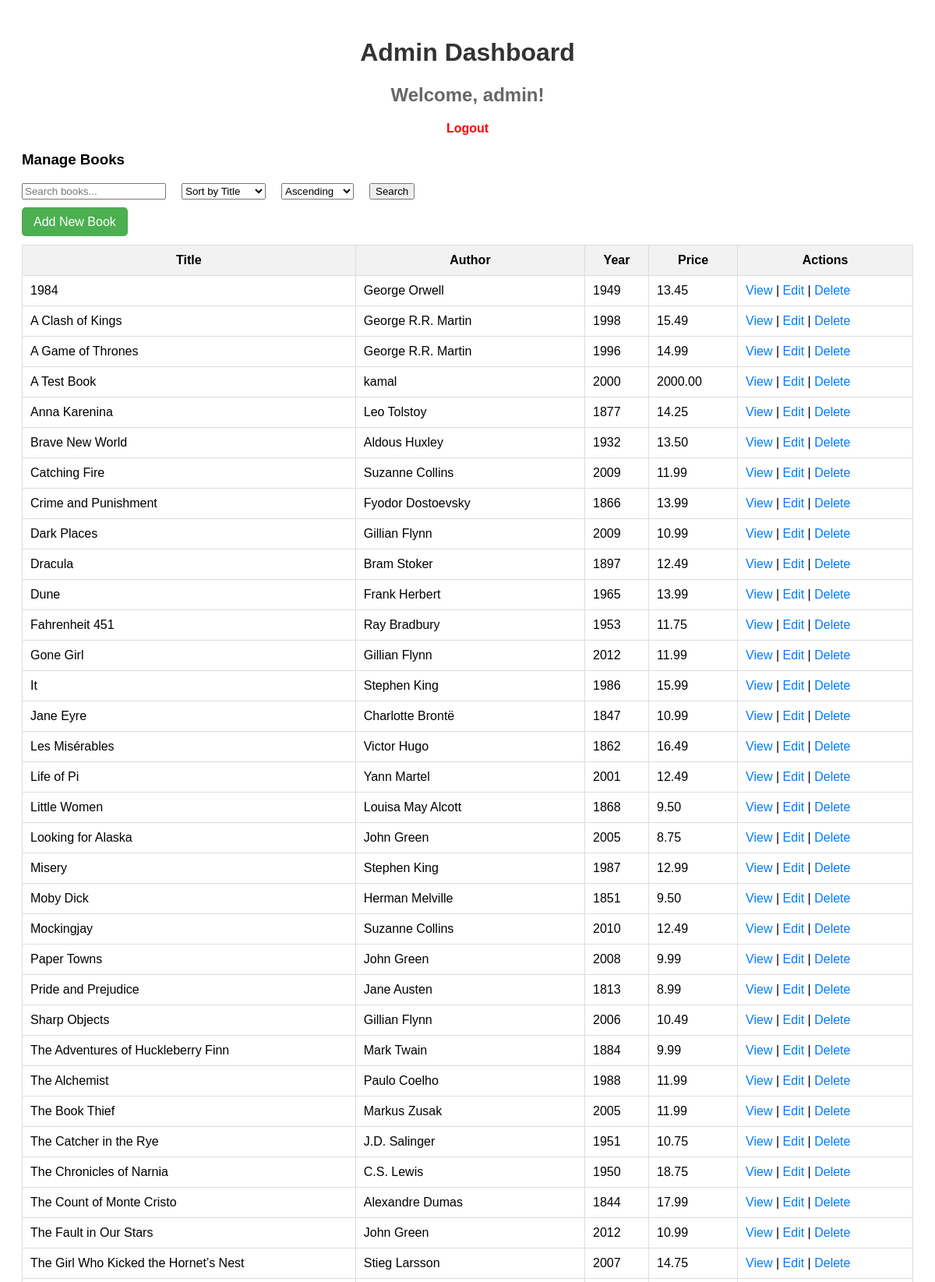
/admin_dashboard.php (signed in, upper part), run on the app's committed database.
### tables this page shows
CREATE TABLE `books` (
  `book_id` int(11) NOT NULL,
  `title` varchar(255) NOT NULL,
  `author` varchar(255) NOT NULL,
  `publication_year` int(4) NOT NULL,
  `price` decimal(10,2) NOT NULL,
  `image` varchar(255) DEFAULT NULL
);

### admin_dashboard.php (the view, shortened to what this page needs)
<?php
require_once 'db_connect.php';
$bookSearch = isset($_GET['book_search']) ? $_GET['book_search'] : '';
$bookSort = isset($_GET['book_sort']) ? $_GET['book_sort'] : 'title';
$bookDirection = isset($_GET['book_direction']) && $_GET['book_direction'] == 'desc' ? 'DESC' : 'ASC';
$bookQuery = "SELECT * FROM Books WHERE title LIKE :book_search OR author LIKE :book_search ORDER BY $bookSort $bookDirection";
$bookStmt = $pdo->prepare($bookQuery);
$bookStmt->execute([':book_search' => "%$bookSearch%"]);
?>
<!DOCTYPE html>
<html lang="en">
<head>
    <link rel="stylesheet" href="admin_dashboard.css">
</head>
<body>
<header>
    <h1>Admin Dashboard</h1>
    <h2>Welcome, <?= htmlspecialchars($_SESSION['username']); ?>!</h2>
    <nav><a href="logout.php" class="logout-btn">Logout</a></nav>
</header>
<div class="container">
    <section class="manage-section">
        <h3>Manage Books</h3>
        <div class="search-sort">
            <form action="" method="get" style="display: flex; gap: 20px;">
                <input type="text" name="book_search" placeholder="Search books..." value="<?= htmlspecialchars($bookSearch) ?>" />
                <select name="book_sort">
                    <option value="title" <?= $bookSort == 'title' ? 'selected' : '' ?>>Sort by Title</option>
                </select>
                <select name="book_direction">
                    <option value="asc" <?= $bookDirection == 'ASC' ? 'selected' : '' ?>>Ascending</option>
                </select>
                <button type="submit">Search</button>
            </form>
        </div>
        <div class="add-links">
            <a href="add_book.php" class="add-link">Add New Book</a>
        </div>
<table class="admin-table">
    <thead>
        <tr><th>Title</th><th>Author</th><th>Year</th><th>Price</th><th>Actions</th></tr>
    </thead>
    <tbody>
        <?php while ($book = $bookStmt->fetch()): ?>
            <tr>
                <td><?= htmlspecialchars($book['title']) ?></td>
                <td><?= htmlspecialchars($book['author']) ?></td>
                <td><?= htmlspecialchars($book['publication_year']) ?></td>
                <td><?= htmlspecialchars($book['price']) ?></td>
                <td>
                    <a href="view_book.php?book_id=<?= $book['book_id'] ?>" class="action-link">View</a> |
                    <a href="edit_book.php?book_id=<?= $book['book_id'] ?>" class="action-link">Edit</a> |
                    <a href="delete_book.php?book_id=<?= $book['book_id'] ?>" class="action-link" onclick="return confirm('Are you sure you want to delete this book?')">Delete</a>
                </td>
            </tr>
        <?php endwhile; ?>
    </tbody>
</table>
    </section>
</div>
</body>
</html>

### admin_dashboard.css (style rules this page uses)
body { font-family: Arial, sans-serif; padding: 20px; }
header { text-align: center; margin-bottom: 20px; }
h1 { font-size: 2em; color: #333; }
h2 { color: #666; }
nav a.logout-btn { color: red; font-weight: bold; text-decoration: none; }
.container { margin-top: 20px; }
.manage-section { margin-bottom: 40px; }
.add-links { margin-bottom: 20px; }
.add-link { background-color: #4CAF50; color: white; padding: 10px 15px; text-decoration: none; border-radius: 5px; }
.search-sort { margin-bottom: 20px; }
.admin-table { width: 100%; border-collapse: collapse; }
.admin-table th, .admin-table td { padding: 10px; border: 1px solid #ddd; }
.admin-table th { background-color: #f2f2f2; }
.action-link { color: #007BFF; text-decoration: none; }

### data on the page
books: title "1984", author "George Orwell", publication_year "1949", price "13.45"
books: title "A Clash of Kings", author "George R.R. Martin", publication_year "1998", price "15.49"
books: title "A Game of Thrones", author "George R.R. Martin", publication_year "1996", price "14.99"
books: title "A Test Book", author "kamal", publication_year "2000", price "2000.00"
books: title "Anna Karenina", author "Leo Tolstoy", publication_year "1877", price "14.25"
books: title "Brave New World", author "Aldous Huxley", publication_year "1932", price "13.50"
books: title "Catching Fire", author "Suzanne Collins", publication_year "2009", price "11.99"
books: title "Crime and Punishment", author "Fyodor Dostoevsky", publication_year "1866", price "13.99"
books: title "Dark Places", author "Gillian Flynn", publication_year "2009", price "10.99"
books: title "Dracula", author "Bram Stoker", publication_year "1897", price "12.49"
books: title "Dune", author "Frank Herbert", publication_year "1965", price "13.99"
books: title "Fahrenheit 451", author "Ray Bradbury", publication_year "1953", price "11.75"
books: title "Gone Girl", author "Gillian Flynn", publication_year "2012", price "11.99"
books: title "It", author "Stephen King", publication_year "1986", price "15.99"
books: title "Jane Eyre", author "Charlotte Brontë", publication_year "1847", price "10.99"
books: title "Les Misérables", author "Victor Hugo", publication_year "1862", price "16.49"
books: title "Life of Pi", author "Yann Martel", publication_year "2001", price "12.49"
books: title "Little Women", author "Louisa May Alcott", publication_year "1868", price "9.50"
books: title "Looking for Alaska", author "John Green", publication_year "2005", price "8.75"
books: title "Misery", author "Stephen King", publication_year "1987", price "12.99"
books: title "Moby Dick", author "Herman Melville", publication_year "1851", price "9.50"
books: title "Mockingjay", author "Suzanne Collins", publication_year "2010", price "12.49"
books: title "Paper Towns", author "John Green", publication_year "2008", price "9.99"
books: title "Pride and Prejudice", author "Jane Austen", publication_year "1813", price "8.99"
books: title "Sharp Objects", author "Gillian Flynn", publication_year "2006", price "10.49"
books: title "The Adventures of Huckleberry Finn", author "Mark Twain", publication_year "1884", price "9.99"
books: title "The Alchemist", author "Paulo Coelho", publication_year "1988", price "11.99"
books: title "The Book Thief", author "Markus Zusak", publication_year "2005", price "11.99"
books: title "The Catcher in the Rye", author "J.D. Salinger", publication_year "1951", price "10.75"
books: title "The Chronicles of Narnia", author "C.S. Lewis", publication_year "1950", price "18.75"
books: title "The Count of Monte Cristo", author "Alexandre Dumas", publication_year "1844", price "17.99"
books: title "The Fault in Our Stars", author "John Green", publication_year "2012", price "10.99"
books: title "The Girl Who Kicked the Hornet’s Nest", author "Stieg Larsson", publication_year "2007", price "14.75"

### other printed values
$_SESSION['username'] "admin"
